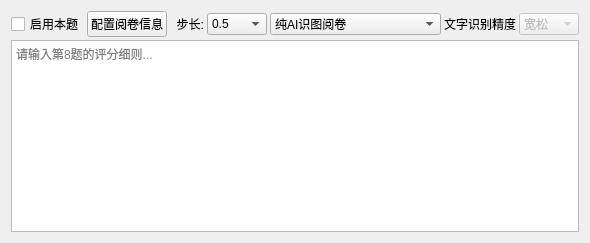
          <widget class="QWidget" name="tab_question8">
           <attribute name="title">
            <string>题目8</string>
           </attribute>
           <layout class="QVBoxLayout" name="verticalLayout_q8">
            <property name="spacing">
             <number>3</number>
            </property>
            <item>
             <layout class="QHBoxLayout" name="horizontalLayout_q8_header">
              <item>
               <widget class="QCheckBox" name="enableQuestion8">
                <property name="text">
                 <string>启用本题</string>
                </property>
               </widget>
              </item>
              <item>
               <widget class="QPushButton" name="configQuestion8">
                <property name="text">
                 <string>配置阅卷信息</string>
                </property>
               </widget>
              </item>
              <item>
               <widget class="QLabel" name="label_step8">
                <property name="sizePolicy">
                 <sizepolicy hsizetype="Fixed" vsizetype="Preferred">
                  <horstretch>0</horstretch>
                  <verstretch>0</verstretch>
                 </sizepolicy>
                </property>
                <property name="text">
                 <string>  步长:</string>
                </property>
               </widget>
              </item>
              <item>
               <widget class="QComboBox" name="score_rounding_step_8">
                <property name="sizePolicy">
                 <sizepolicy hsizetype="Fixed" vsizetype="Fixed">
                  <horstretch>0</horstretch>
                  <verstretch>0</verstretch>
                 </sizepolicy>
                </property>
                <property name="minimumSize">
                 <size>
                  <width>60</width>
                  <height>0</height>
                 </size>
                </property>
                <item>
                 <property name="text">
                  <string>0.5</string>
                 </property>
                </item>
                <item>
                 <property name="text">
                  <string>1</string>
                 </property>
                </item>
               </widget>
              </item>
              <item>
               <widget class="QComboBox" name="ocr_mode_8">
                <property name="sizePolicy">
                 <sizepolicy hsizetype="Fixed" vsizetype="Fixed">
                  <horstretch>0</horstretch>
                  <verstretch>0</verstretch>
                 </sizepolicy>
                </property>
                <property name="minimumSize">
                 <size>
                  <width>160</width>
                  <height>0</height>
                 </size>
                </property>
                <item>
                 <property name="text">
                  <string>纯AI识图阅卷</string>
                 </property>
                </item>
                <item>
                 <property name="text">
                  <string>百度OCR识别文字+AI评阅</string>
                 </property>
                </item>
               </widget>
              </item>
              <item>
               <widget class="QLabel" name="label_15_q8">
                <property name="sizePolicy">
                 <sizepolicy hsizetype="Fixed" vsizetype="Preferred">
                  <horstretch>0</horstretch>
                  <verstretch>0</verstretch>
                 </sizepolicy>
                </property>
                <property name="text">
                 <string>文字识别精度</string>
                </property>
               </widget>
              </item>
              <item>
               <widget class="QComboBox" name="ocr_quality_8">
                <property name="enabled">
                 <bool>false</bool>
                </property>
                <property name="sizePolicy">
                 <sizepolicy hsizetype="Fixed" vsizetype="Fixed">
                  <horstretch>0</horstretch>
                  <verstretch>0</verstretch>
                 </sizepolicy>
                </property>
                <property name="minimumSize">
                 <size>
                  <width>60</width>
                  <height>0</height>
                 </size>
                </property>
                <item>
                 <property name="text">
                  <string>宽松</string>
                 </property>
                </item>
                <item>
                 <property name="text">
                  <string>适度</string>
                 </property>
                </item>
                <item>
                 <property name="text">
                  <string>严格</string>
                 </property>
                </item>
               </widget>
              </item>
             </layout>
            </item>
            <item>
             <widget class="QPlainTextEdit" name="StandardAnswer_text_8">
              <property name="placeholderText">
               <string>请输入第8题的评分细则...</string>
              </property>
             </widget>
            </item>
           </layout>
          </widget>
